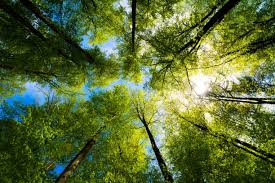
#> input picture download.jpg, 275 x 183 px
$ python annonatingimagewidth.py
#> lines starting #> are read from the running program, lines starting #| are printed output that depends on the picture
import cv2, matplotlib.pyplot as plt
img = cv2.imread('download.jpg')
#> img is the input picture: shape (183, 275, 3); mean B, G, R 53.2, 107, 89.4
h, w =img.shape[:2]
#> h = 183; w = 275
img = cv2.cvtColor(img, cv2.COLOR_BGR2RGB)
r1, r2 = ((20, 20), (150, 150)), ((w -220, h -220), (w -20, h - 20))
#> r1 = ((20, 20), (150, 150)); r2 = ((55, -37), (255, 163))
cv2.rectangle(img, r1[0], r1[1], (255, 255, 0), 3)
cv2.rectangle(img, r2[0], r2[1], (255, 0, 255,), 3)
c1, c2 = ((r1[0][0] + r1[1][0]) // 2, (r1[0][1] + r1[1][1]) // 2), ((r2[0][0] + r2[1][0]) // 2, (r2[0][1] + r2[1][1]) // 2)
#> c1 = (85, 85); c2 = (155, 63)
cv2.circle(img,  c1, 15, (0, 255, 0), -1)
cv2.circle(img, c2, 15, (255, 0 , 0), -1)
cv2.line(img, c1, c2, (0, 255, 255), 3)
font = cv2.FONT_HERSHEY_SIMPLEX
cv2.putText(img, 'Region 1', (r1[0][0], r1[0][1] - 10), font, 0.7, (255, 255, 255), 2)
cv2.putText(img, 'Region 2', (r2[0][0], r2[0][1] - 10), font, 0.7, (255, 255, 255), 2)
cv2.putText(img, 'Center 1', (c1[0] - 40, c1[1] + 40), font, 0.7, (255, 255, 255), 2)
cv2.putText(img, 'Center 2', (c2[0] - 40, c2[1] + 40), font, 0.7, (255, 255, 255), 2)
arrow_s, arrow_e = (w - 50, 20), (w - 50, h -20)
#> arrow_s = (225, 20)
cv2.arrowedLine(img, arrow_s, arrow_e, (255, 255, 0), 3, tipLength=0.05)
cv2.arrowedLine(img, arrow_e, arrow_s, (255, 255, 0), 3, tipLength=0.05)
#> img: shape (183, 275, 3); mean R, G, B 114.2, 117.4, 67.1
cv2.putText(img, f'Height: {h}px', (w - 200, h // 2), font, 0.7, (255, 255, 255), 2)
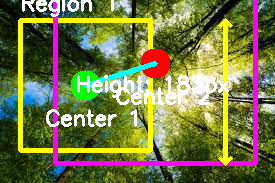
#> img: shape (183, 275, 3); mean R, G, B 116.4, 118.2, 69.7
plt.imshow(img)
plt.title('Annotated Image')
plt.axis('off')
plt.show()

$ run again, with OIP (1).webp saved as download.jpg
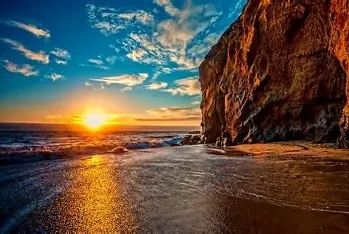
#> input picture OIP (1).webp, 349 x 234 px
#> img is the input picture: shape (234, 349, 3); mean B, G, R 68.2, 79.2, 90.8
#> `cv2.putText(img, f'Height: {h}px', (w - 200, h // 2), font, 0.7, (255,..`:
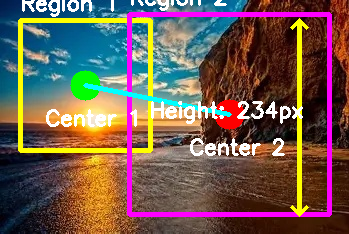
#> img: shape (234, 349, 3); mean R, G, B 111.3, 90.8, 80.6

$ run again, with OIP.webp saved as download.jpg
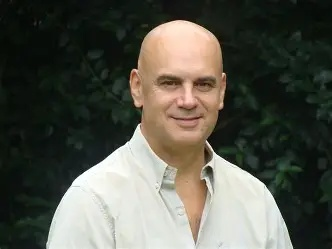
#> input picture OIP.webp, 332 x 249 px
#> img is the input picture: shape (249, 332, 3); mean B, G, R 76.4, 86.3, 85.8
#> `cv2.putText(img, f'Height: {h}px', (w - 200, h // 2), font, 0.7, (255,..`:
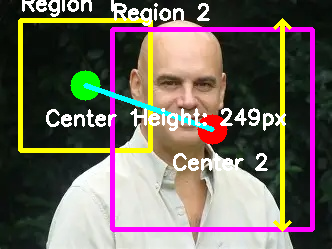
#> img: shape (249, 332, 3); mean R, G, B 110.4, 101, 91.8
